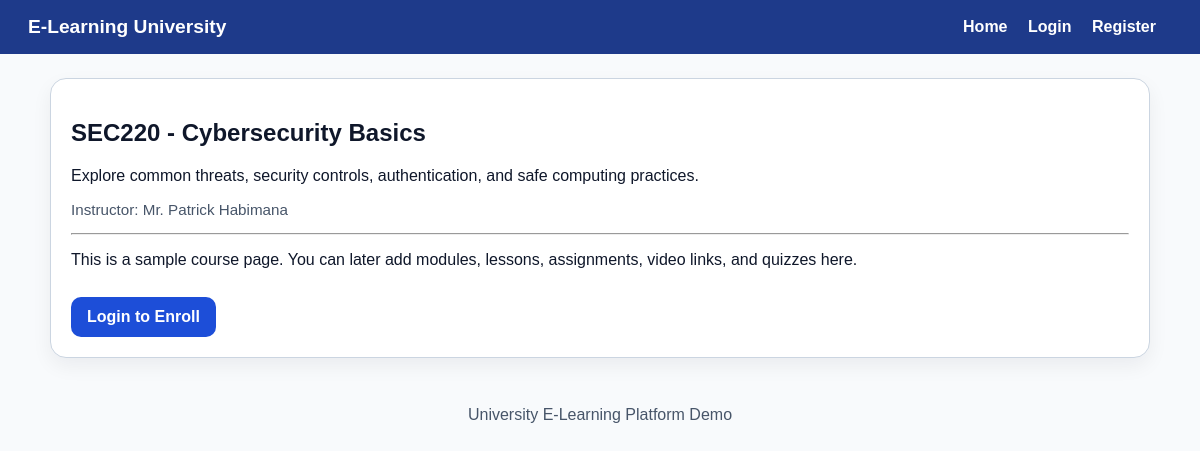
The page /course/4 on the database its author committed.
### app.py (models this page shows)
class Course(db.Model):
    id = db.Column(db.Integer, primary_key=True)
    code = db.Column(db.String(30), unique=True, nullable=False)
    title = db.Column(db.String(150), nullable=False)
    description = db.Column(db.Text, nullable=False)
    instructor = db.Column(db.String(120), nullable=False)
    created_at = db.Column(db.DateTime, default=datetime.utcnow)
    enrollments = db.relationship("Enrollment", backref="course", lazy=True, cascade="all, delete-orphan")

### app.py (the view)
@app.route("/course/<int:course_id>")
def course_detail(course_id):
    course = Course.query.get_or_404(course_id)
    user = current_user()
    is_enrolled = False
    if user:
        is_enrolled = Enrollment.query.filter_by(user_id=user.id, course_id=course.id).first() is not None
    return render_template("course_detail.html", course=course, user=user, is_enrolled=is_enrolled)

### app.py (called while the page is built)
def current_user():
    user_id = session.get("user_id")
    if not user_id:
        return None
    return User.query.get(user_id)

### templates/course_detail.html (shortened to what this page needs)
{% extends "base.html" %}
{% block content %}
<div class="card">
    <h2>{{ course.code }} - {{ course.title }}</h2>
    <p>{{ course.description }}</p>
    <p class="meta">Instructor: {{ course.instructor }}</p>
    <hr>
    <p>This is a sample course page. You can later add modules, lessons, assignments, video links, and quizzes here.</p>
    {% if user %}
        {% if is_enrolled %}
            <p><strong>You are enrolled in this course.</strong></p>
            <a class="btn btn-secondary" href="{{ url_for('dashboard') }}">Back to Dashboard</a>
        {% else %}
            <form method="POST" action="{{ url_for('enroll', course_id=course.id) }}">
                <button type="submit">Enroll in this Course</button>
            </form>
        {% endif %}
    {% else %}
        <a class="btn" href="{{ url_for('login') }}">Login to Enroll</a>
    {% endif %}
</div>
{% endblock %}

### static/styles.css (style rules this page uses)
:root { --primary: #1d4ed8; --primary-dark: #1e3a8a; --accent: #dbeafe; --bg: #f8fafc; --surface: #ffffff; --text: #0f172a; --muted: #475569; --success: #166534; --danger: #b91c1c; --warning: #92400e; --border: #cbd5e1; }
* { box-sizing: border-box; }
body { margin: 0; font-family: Arial, sans-serif; background: var(--bg); color: var(--text); }
.card { background: var(--surface); border-radius: 16px; padding: 20px; border: 1px solid var(--border); box-shadow: 0 8px 20px rgba(15, 23, 42, 0.06); }
button, .btn { display: inline-block; background: var(--primary); color: white; padding: 11px 16px; border: none; border-radius: 10px; text-decoration: none; cursor: pointer; font-weight: 700; margin-top: 12px; }
.meta { color: var(--muted); font-size: 0.95rem; }

### rows shown on the page
Course: code "SEC220", title "Cybersecurity Basics", description "Explore common threats, security controls, authentication, and safe computing practices.", instructor "Mr. Patrick Habimana"
